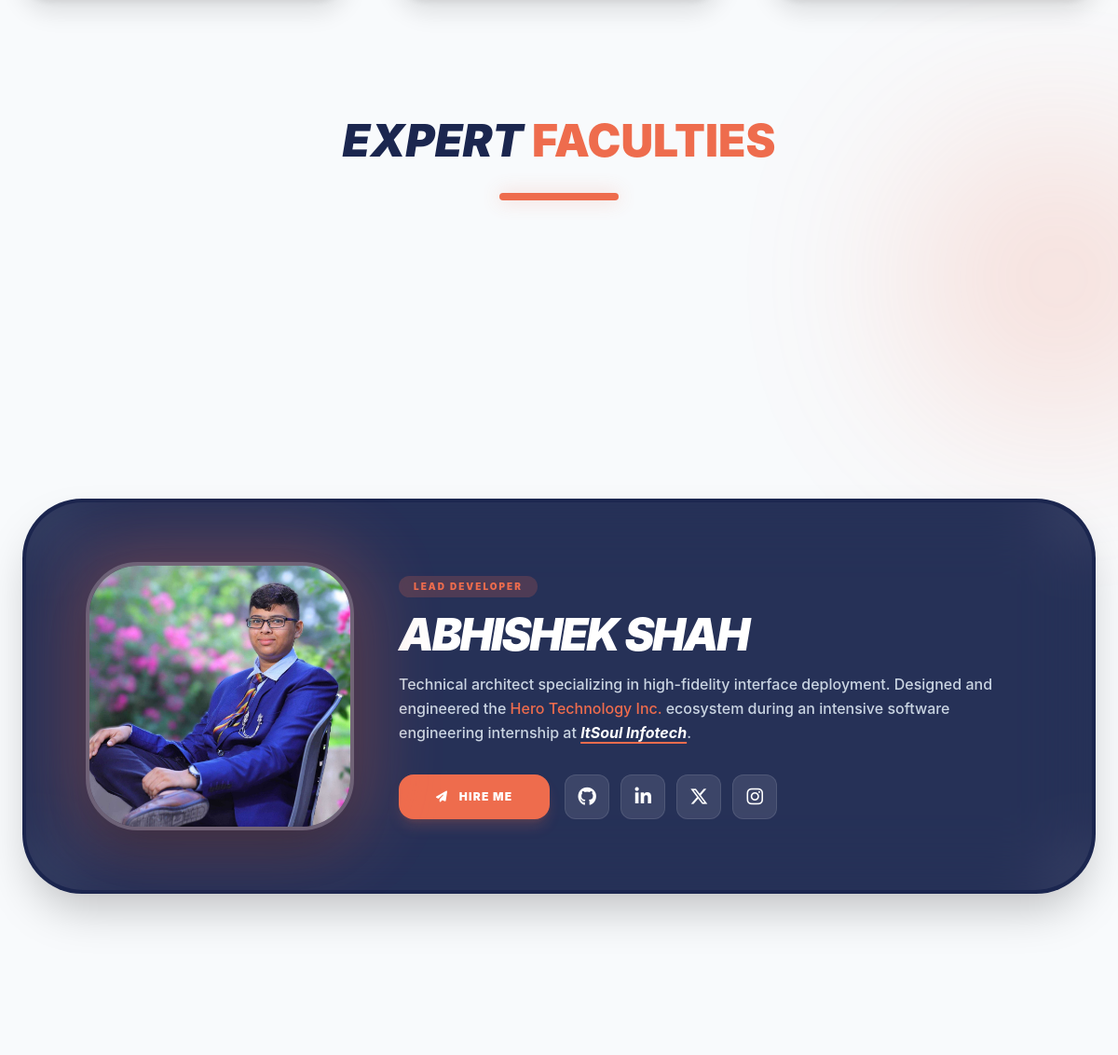
Before: /our-team.php (middle part) with the older database file.
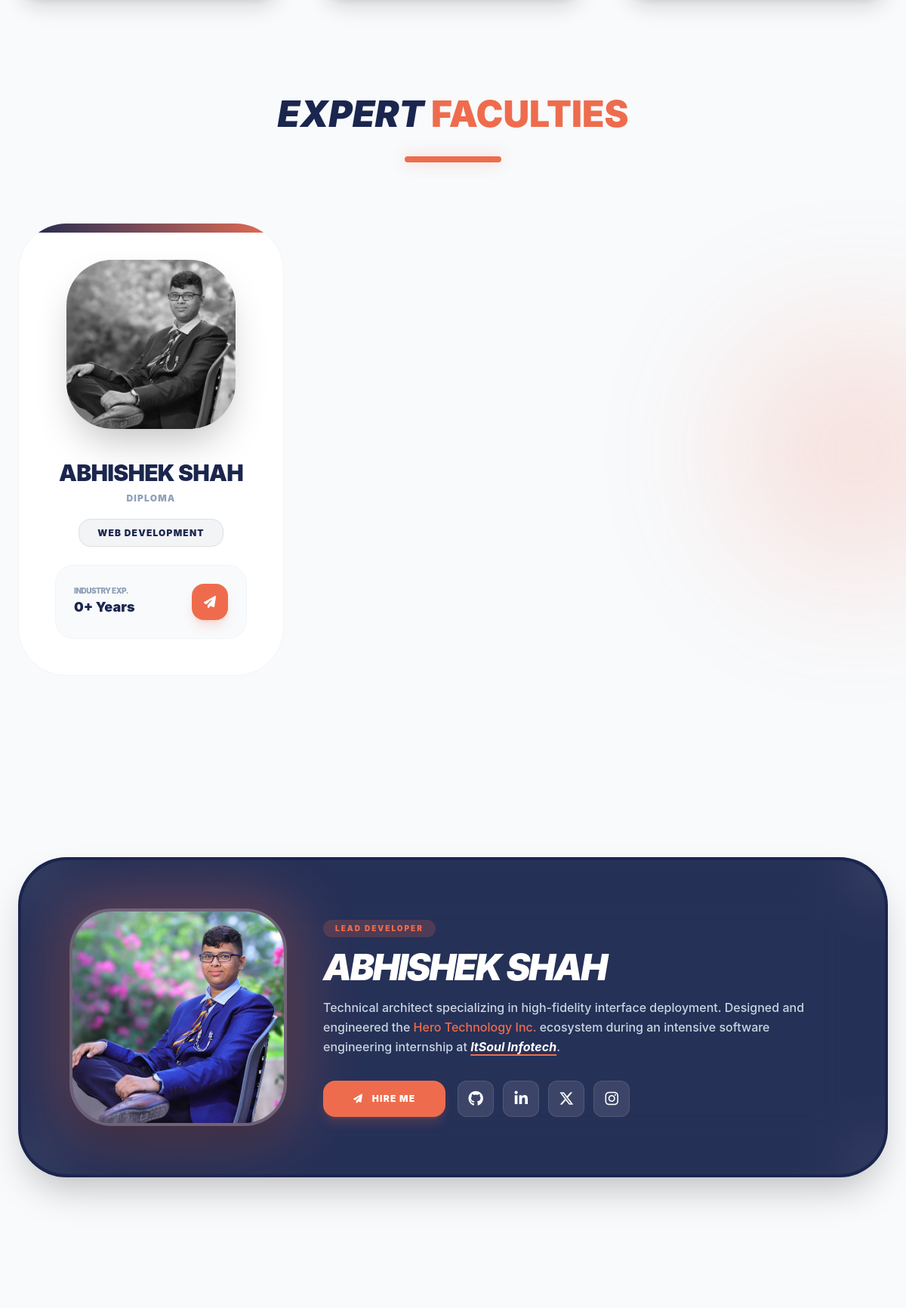
After: the same page with the newer database file.
### tables this page shows
CREATE TABLE `tutors` (
  `tutor_id` int(11) NOT NULL,
  `name` varchar(150) NOT NULL,
  `email` varchar(150) NOT NULL,
  `bio` text DEFAULT NULL,
  `expertise` varchar(255) DEFAULT NULL,
  `qualification` varchar(255) DEFAULT NULL,
  `experience_years` int(11) DEFAULT 0,
  `profile_image` varchar(255) NOT NULL,
  `linkedin_url` varchar(255) DEFAULT NULL,
  `status` enum('active','inactive','suspended') DEFAULT 'active',
  `created_at` timestamp NOT NULL DEFAULT current_timestamp(),
  `updated_at` timestamp NOT NULL DEFAULT current_timestamp() ON UPDATE current_timestamp()
);

### our-team.php (the view, shortened to what the changed rows need)
<?php
include 'header.php';
?>
<section class="relative py-24 bg-slate-50 dark:bg-[#020617] transition-colors duration-500 overflow-hidden">
    <div class="max-w-7xl mx-auto px-4 relative z-10">
        <div class="mb-40">
            <div class="grid grid-cols-1 md:grid-cols-2 lg:grid-cols-3 gap-12 max-w-6xl mx-auto">
                <?php
                $tutor_query = "SELECT * FROM tutors WHERE status = 'active' ORDER BY tutor_id ASC";
                $tutor_result = mysqli_query($conn, $tutor_query);
                if(mysqli_num_rows($tutor_result) > 0):
                    $delay = 0;
                    while ($tutor = mysqli_fetch_assoc($tutor_result)):
                        $tutor_photo = "assets/img/tutors/" . $tutor['profile_image'];
                ?>
                <div data-aos="fade-up" data-aos-delay="<?= $delay ?>"
                     class="group relative bg-white dark:bg-slate-900 rounded-[4rem] overflow-hidden border border-slate-100 dark:border-slate-800 transition-all duration-700 hover:shadow-[0_40px_80px_-20px_rgba(27,38,79,0.3)] hover:-translate-y-5">
                    <div class="absolute top-0 left-0 w-full h-3 bg-gradient-to-r from-hero-blue to-hero-orange group-hover:h-4"></div>
                    <div class="p-12">
                        <div class="relative w-56 h-56 mx-auto mb-10">
                            <div class="absolute inset-0 rounded-[3.5rem] animate-spin-slow transition-transform duration-700"></div>
                            <img src="<?= $tutor_photo ?>" alt="<?= htmlspecialchars($tutor['name']) ?>"
                                class="relative z-10 w-full h-full rounded-[3.8rem] object-cover shadow-2xl grayscale group-hover:grayscale-0 group-hover:rotate-2 transition-all duration-700"/>
                        </div>
                        <div class="text-center">
                            <h4 class="text-2xl md:text-3xl font-black uppercase tracking-tight text-hero-blue dark:text-white group-hover:text-hero-orange transition-colors duration-300">
                                <?= htmlspecialchars($tutor['name']) ?>
                            </h4>
                            <p class="text-xs font-black text-slate-400 uppercase tracking-widest mt-2 mb-6">
                                <?= htmlspecialchars($tutor['qualification']) ?>
                            </p>
                            <div class="mb-8">
                                <span class="px-6 py-2.5 bg-hero-blue/5 dark:bg-white/5 text-hero-blue dark:text-slate-200 text-xs font-black uppercase tracking-widest rounded-2xl border border-hero-blue/10 dark:border-white/10 group-hover:bg-hero-orange group-hover:text-white group-hover:border-hero-orange transition-all duration-500">
                                    <?= htmlspecialchars($tutor['expertise']) ?>
                                </span>
                            </div>
                            <div class="bg-slate-50 dark:bg-slate-800/50 rounded-3xl p-6 flex items-center justify-between border border-slate-100 dark:border-slate-800 group-hover:border-hero-orange/20 transition-all duration-500">
                                <div class="text-left">
                                    <p class="text-[10px] font-black text-slate-400 uppercase tracking-tighter">Industry Exp.</p>
                                    <p class="text-lg font-black text-hero-blue dark:text-white"><?= htmlspecialchars($tutor['experience_years']) ?>+ Years</p>
                                </div>
                                <a href="mailto:<?= htmlspecialchars($tutor['email']) ?>" class="w-12 h-12 rounded-2xl bg-hero-orange text-white flex items-center justify-center hover:scale-110 active:scale-95 shadow-lg shadow-hero-orange/20 transition-all">
                                    <i class="fas fa-paper-plane"></i>
                                </a>
                            </div>
                        </div>
                    </div>
                </div>
                <?php
                    $delay += 150;
                    endwhile;
                endif;
                ?>
            </div>
        </div>
        <div class="relative py-20" data-aos="zoom-in-up">
            <div class="bg-hero-blue dark:bg-slate-900 text-white rounded-[4rem] p-1 max-w-6xl mx-auto shadow-2xl overflow-hidden group">
                <div class="bg-white/5 backdrop-blur-2xl rounded-[3.8rem] p-10 md:p-16 flex flex-col lg:flex-row items-center gap-12">
                    <div class="text-center lg:text-left">
                        <h2 class="text-4xl md:text-5xl font-black italic uppercase tracking-tighter mb-4 text-white">
                            Abhishek Shah
                        </h2>
                    </div>
                </div>
            </div>
        </div>
    </div>
</section>
<?php include 'footer.php'; ?>

Changed rows visible on the page:
added tutors: profile_image (picture), name "ABHISHEK SHAH", qualification "DIPLOMA", expertise "WEB DEVELOPMENT", experience_years "0"
